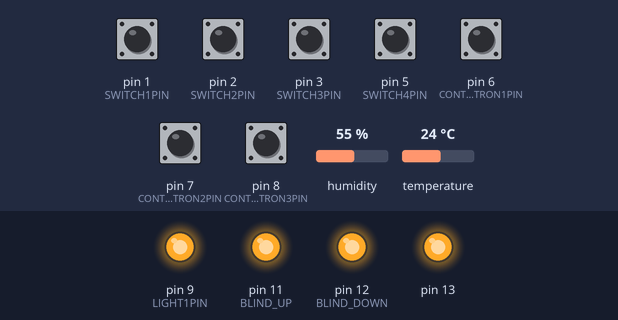
A sketch run on a simulated Arduino Uno, built for the host (arithmetic inside an expression is 32-bit, double 64-bit). Shown: output pins drawn as LEDs (lit = HIGH). Dashed ring = blinking. The test bench sets the inputs (shaded band); at power-on: pin 1 (SWITCH1PIN), pin 2 (SWITCH2PIN), pin 3 (SWITCH3PIN), pin 5 (SWITCH4PIN), pin 6 (CONTACTRON1PIN), pin 7 (CONTACTRON2PIN), pin 8 (CONTACTRON3PIN) HIGH, humidity 55 %, temperature 24 °C. WiFi joins after 1.5 s; servers stay silent unless stated; no MQTT or app messages arrive unless stated.

Above: at 25.2 s.
At 27.5 s:
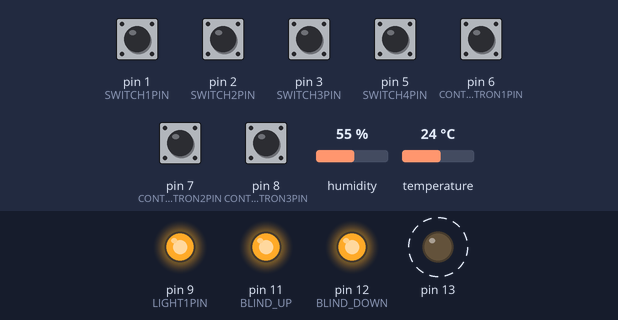
Timing chart, 0 to 28.1 s (numbered marks = the images above):
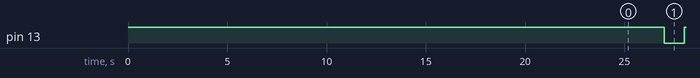

Measured:
- by itself, pin 13: alternates HIGH for 1.0 s and LOW for 1.0 s

The sketch:

oliwia.ino
```cpp
#include <SPI.h>
#include <Ethernet.h>
#include <PubSubClient.h>
#include "DHT.h"

// ethernet interface mac address, must be unique on the LAN
static byte mac[] = { 0x74,0x69,0x69,0x2D,0x31,0x02 };
IPAddress server(192, 168, 1, 10);
EthernetClient ethClient;
PubSubClient client(ethClient);

#define SERIAL 0
#define STATIC 0 // set to 1 to disable DHCP (adjust myip/gwip values below)home/oliwia

#define DHTPIN 0
#define DHTTYPE DHT22
DHT dht(DHTPIN, DHTTYPE);

#define SWITCH1PIN 1
int switch1 = 1;
int switch1tmp = 0;
#define SWITCH2PIN 2
int switch2 = 0;
int switch2tmp = 0;
#define SWITCH3PIN 3
int switch3 = 0;
#define SWITCH4PIN 5
int switch4 = 0;
#define CONTACTRON1PIN 6
int contactron1 = 0;
#define CONTACTRON2PIN 7
int contactron2 = 0;
#define CONTACTRON3PIN 8
int contactron3 = 0;

#define LIGHT1PIN 9
int light1 = 0;
int light2 = 0;

long currentBlindState = 0;
long desiredBlindState = 0;
unsigned long loopTime = 0;
int blindState = 0;
#define BLIND_UP 11
#define BLIND_DOWN 12
#define BLIND_MOVE_TIME 22000000 //5s

unsigned long switchesCheckedTime = 0;
unsigned long tempCheckedTime = 0;
unsigned long lastReply = 0;
unsigned long lastReconnectAttempt = 0;


float temp;
float humidity;

void setup () {
  Serial.begin(9600);
  dht.begin();
  pinMode(13, OUTPUT);
  digitalWrite(13, HIGH);

  pinMode(LIGHT1PIN, OUTPUT);
  pinMode(SWITCH1PIN, INPUT_PULLUP);
  pinMode(SWITCH2PIN, INPUT_PULLUP);
  pinMode(SWITCH3PIN, INPUT_PULLUP);
  pinMode(SWITCH4PIN, INPUT_PULLUP);
  pinMode(CONTACTRON1PIN, INPUT_PULLUP);
  pinMode(CONTACTRON2PIN, INPUT_PULLUP);
  pinMode(CONTACTRON3PIN, INPUT_PULLUP);
  pinMode(BLIND_UP, OUTPUT);
  pinMode(BLIND_DOWN, OUTPUT);
  digitalWrite(LIGHT1PIN, HIGH);
  digitalWrite(BLIND_UP, HIGH);

  switch1 = digitalRead(SWITCH1PIN);

  client.setServer(server, 1883);
  client.setCallback(callback);

  Ethernet.begin(mac);

  digitalWrite(BLIND_DOWN, LOW);
  delay(round(BLIND_MOVE_TIME / 1000));
  digitalWrite(BLIND_DOWN, HIGH);
}

void callback(char* topic, byte* payload, unsigned int length) {
  String topicStr = String(topic);

  if (topicStr == "home/oliwia/light1/set") {
    if ((char)payload[0] == '0') {
      switchOutput("light1", 0, true);
    } else if ((char)payload[0] == '1') {
      switchOutput("light1", 1, true);
    }
  } else if (topicStr == "home/oliwia/light2/set") {
    if ((char)payload[0] == '0') {
      switchOutput("light2", 0, true);
    } else if ((char)payload[0] == '1') {
      switchOutput("light2", 1, true);
    }
  } else if (topicStr == "home/oliwia/blind/set") {
    if ((char)payload[0] == '0') {
      switchOutput("blind", 0, true);
    } else if ((char)payload[0] == '1') {
      switchOutput("blind", 1, true);
    } else if ((char)payload[0] == '2') {
      switchOutput("blind", 2, true);
    }
  } else if (topicStr == "home/oliwia/blind/position") {
    String str = String((char *)payload);
    String substr = str.substring(0, length);
    float payloadFloat = substr.toInt();
    desiredBlindState = BLIND_MOVE_TIME * payloadFloat / 100;
  }
}

boolean reconnect() {
  Ethernet.begin(mac);
  delay(1500);
  if (client.connect("oliwia")) {
    publishFloat("home/oliwia/temp", (temp*10));
    publishFloat("home/oliwia/humidity", humidity);
    publishFloat("home/oliwia/light1", light1);
    publishFloat("home/oliwia/switch2", switch2);
    publishFloat("home/oliwia/blind", blindState);
    publishFloat("home/oliwia/contactron1", contactron1);
    publishFloat("home/oliwia/contactron2", contactron2);
    publishFloat("home/oliwia/contactron3", contactron3);
    client.subscribe("home/oliwia/light1/set");
    client.subscribe("home/oliwia/light2/set");
    client.subscribe("home/oliwia/blind/set");
    client.subscribe("home/oliwia/blind/position");
  }
  return client.connected();
}

void loop () {
  unsigned long tLoopTime = micros();

  if (!client.connected()) {
    if (millis() - lastReconnectAttempt > 10000) {
      lastReconnectAttempt = millis();
      if (reconnect()) {
        lastReconnectAttempt = 0;
      }
    }
  } else {
    client.loop();
  }

  switchesAndLights();
  blindMove();
  readTemp();

  Ethernet.maintain();

  loopTime = micros() - tLoopTime;

  if (((int)(millis() / 1000) % 2) == 0) {
    digitalWrite(13, HIGH);
  } else {
    digitalWrite(13, LOW);
  }
}

void readTemp()
{
  if (abs(temp - dht.readTemperature()) >= 0.2) {
      temp = dht.readTemperature();
      publishFloat("home/oliwia/temp", (temp*10));
  }
  if (abs(humidity - dht.readHumidity()) >= 2) {
      humidity = dht.readHumidity();
      publishFloat("home/oliwia/humidity", humidity);
  }
}

void switchesAndLights()
{
  if (millis() - switchesCheckedTime > 100) {
    if (digitalRead(SWITCH1PIN) != switch1 && switch1tmp == 1) {
      toggleLight1();
      switch1 = digitalRead(SWITCH1PIN);
      switch1tmp = 0;
    }

    if (digitalRead(SWITCH1PIN) != switch1 && switch1tmp == 0) {
      switch1tmp = 1;
    }

    if (digitalRead(SWITCH2PIN) != switch2 && switch2tmp == 1) {
      toggleLight2();
      switch2 = digitalRead(SWITCH2PIN);
      switch2tmp = 0;
    }

    if (digitalRead(SWITCH2PIN) != switch2 && switch2tmp == 0) {
      switch2tmp = 1;
    }

    if (digitalRead(SWITCH3PIN) == HIGH && switch3 == 1) {
      if (round(currentBlindState / 1000) == round(desiredBlindState / 1000)) {
          switchOutput("blind", 1, true);
      } else {
        switchOutput("blind", 2, true);
      }
      switch3 = 0;
    }
    if (digitalRead(SWITCH3PIN) == LOW && switch3 == 0) {
      switch3 = 1;
    }

    if (digitalRead(SWITCH4PIN) == HIGH && switch4 == 1) {
      if (round(currentBlindState / 1000) == round(desiredBlindState / 1000)) {
          switchOutput("blind", 0, true);
      } else {
        switchOutput("blind", 2, true);
      }
      switch4 = 0;
    }

    if (digitalRead(SWITCH4PIN) == LOW && switch4 == 0  ) {
      switch4 = 1;
    }

    if (digitalRead(CONTACTRON1PIN) == HIGH && contactron1 == 1) {
      contactron1 = 0;
      publishFloat("home/oliwia/contactron1", contactron1);
    }
    if (digitalRead(CONTACTRON1PIN) == LOW && contactron1 == 0) {
      contactron1 = 1;
      publishFloat("home/oliwia/contactron1", contactron1);
    }

    if (digitalRead(CONTACTRON2PIN) == HIGH && contactron2 == 1) {
      contactron2 = 0;
      publishFloat("home/oliwia/contactron2", contactron2);
    }
    if (digitalRead(CONTACTRON2PIN) == LOW && contactron2 == 0) {
      contactron2 = 1;
      publishFloat("home/oliwia/contactron2", contactron2);
    }

    if (digitalRead(CONTACTRON3PIN) == HIGH && contactron3 == 1) {
      contactron3 = 0;
      publishFloat("home/oliwia/contactron3", contactron3);
    }
    if (digitalRead(CONTACTRON3PIN) == LOW && contactron3 == 0) {
      contactron3 = 1;
      publishFloat("home/oliwia/contactron3", contactron3);
    }
    switchesCheckedTime = millis();
      #if SERIAL
    Serial.println(switchesCheckedTime);
#endif
  }
}

void toggleLight1() {
  int state = !light1;
  switchOutput("light1", state, true);
}

void toggleLight2() {
  int state = !light2;
  switchOutput("light2", state, true);
}

void switchOutput(String type, float value, boolean doNotifyMaster) {
  #if SERIAL
    Serial.println(type);
#endif
  if (type == "light1") {
    if (value == 1) {
      light1 = 1;
      digitalWrite(LIGHT1PIN, LOW);
    }
    else {
      light1 = 0;
      digitalWrite(LIGHT1PIN, HIGH);
    }
    publishFloat("home/oliwia/light1", light1);
  }
  if (type == "light2") {
    if (value == 1) {
      light2 = 1;
    }
    else {
      light2 = 0;
    }
    publishFloat("home/oliwia/light2", light2);
  }

  if (type == "blind") {
    if (value == 0) {
      desiredBlindState = 0;
    } else if (value == 1) {
        desiredBlindState = BLIND_MOVE_TIME;
    } else if (value == 2) {
      desiredBlindState = currentBlindState;
    }
  }
}

void blindMove()
{

  if (round(currentBlindState / 1000) != round(desiredBlindState / 1000)) {
    if (currentBlindState < desiredBlindState) {
      digitalWrite(BLIND_UP, LOW);
      currentBlindState = currentBlindState + loopTime;
      if (currentBlindState > BLIND_MOVE_TIME) {
        currentBlindState = BLIND_MOVE_TIME;
      }
    }
    else {
      digitalWrite(BLIND_DOWN, LOW);
      currentBlindState = currentBlindState - loopTime;
      if (currentBlindState < 0) {
        currentBlindState = 0;
      }
    }
  }
  else {
    digitalWrite(BLIND_UP, HIGH);
    digitalWrite(BLIND_DOWN, HIGH);
    currentBlindState = desiredBlindState;
  }

  if (digitalRead(BLIND_UP) == LOW && digitalRead(BLIND_DOWN) == LOW) {
    digitalWrite(BLIND_UP, HIGH);
    digitalWrite(BLIND_DOWN, HIGH);
  }

  if (currentBlindState == 0 && blindState != 0) {
    publishFloat("home/oliwia/blind", 0);
    blindState = 0;
  } else if (currentBlindState == BLIND_MOVE_TIME && blindState != 1) {
    publishFloat("home/oliwia/blind", 1);
    blindState = 1;
  } else if (currentBlindState != 0 && currentBlindState != BLIND_MOVE_TIME && blindState != 2) {
    publishFloat("home/oliwia/blind", 2);
    blindState = 2;
  }

}

void publishFloat(char* topic, float val)
{
  if (client.connected()) {
    char str[16];
    itoa(val, str, 10);
    client.publish(topic, str);
  }
}
```
